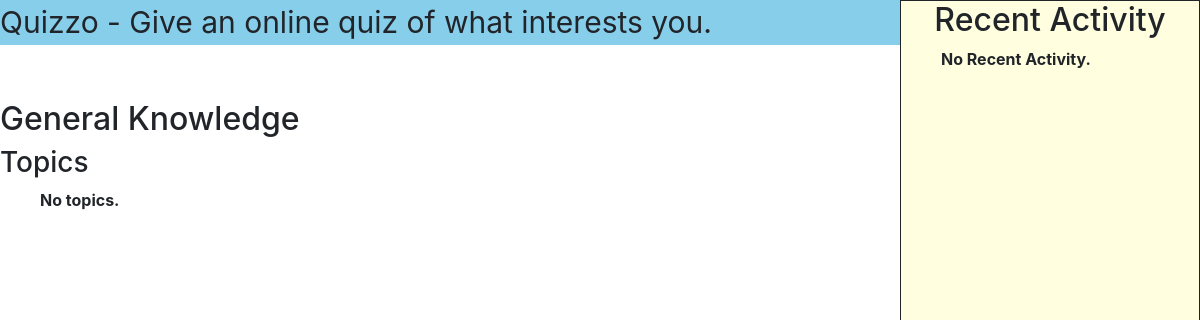
The page /GK (signed in) on the database as committed earlier.
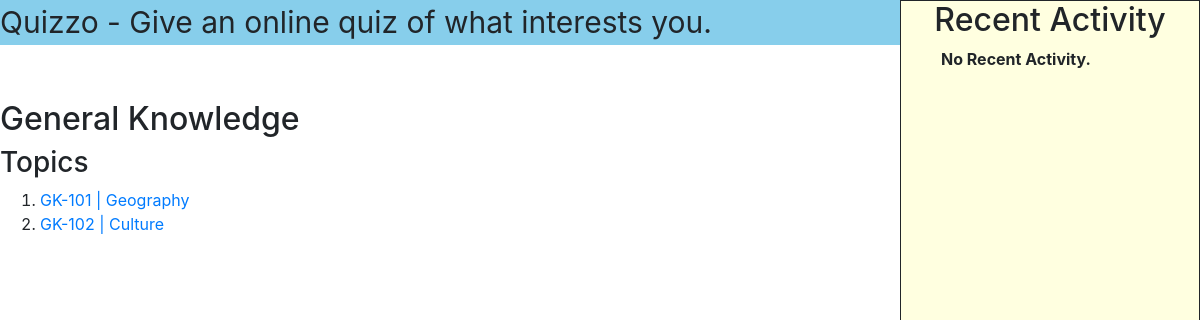
The same page on the database as committed later.
### exam/models.py (models this page shows, shortened)
class Topic(models.Model):
	code = models.IntegerField()
	name = models.CharField(max_length=64)
	subject = models.ForeignKey(Subject, on_delete=models.CASCADE, related_name="topic")
	time = models.IntegerField(default=10)
	def __str__(self):
		return f"{self.subject.code}-{self.code} | {self.name}"

class Subject(models.Model):
	code = models.CharField(max_length=3, primary_key=True)
	name = models.CharField(max_length=64)

### exam/views.py (the view)
# urls.py: path("<str:subject_code>", views.topic_view, name="topics"),
def topic_view(request, subject_code):
	print("im in topic_view")
	topics = Topic.objects.filter(subject=subject_code)
	fname = request.user.first_name
	activity = Result.objects.filter(user=fname)
	context = {
		"topics": topics,
		"activities": activity,
		"user": fname,
		"subject": Subject.objects.get(code=subject_code),
	}
	return render(request, "exam/topics.html", context)

### exam/templates/exam/topics.html (shortened to what this page needs)
{% extends "exam/base.html" %}
{% block body %}
	<div>
		<h2>{{subject.name}}</h2>
		<h3>Topics</h3>
		<ol>
			{% for topic in topics %}
				<li><a href="{% url 'test' topic.id %}">{{ topic }}</a></li>
			{% empty %}
				<b>No topics.</b>
			{% endfor %}
		</ol>
	</div>
{% endblock %}
{% block content %}
	<ol>
		{% for activity in activities %}
			<li type="1">
				<b>Test: {{activity.topic}}</b>
				<ul>
					<li>Score : {{activity.marks_obtained}} out of {{activity.marks_total}}</li>
				</ul>
			</li>
		{% empty %}
			<b>No Recent Activity.</b>
		{% endfor %}
	</ol>
{% endblock %}

Rows that differ between the two databases and show on the page:
added Topic: subject+code+name "GK-101 | Geography"
added Topic: subject+code+name "GK-102 | Culture"
Other text that changed with them:
text no longer shown: "No topics."
